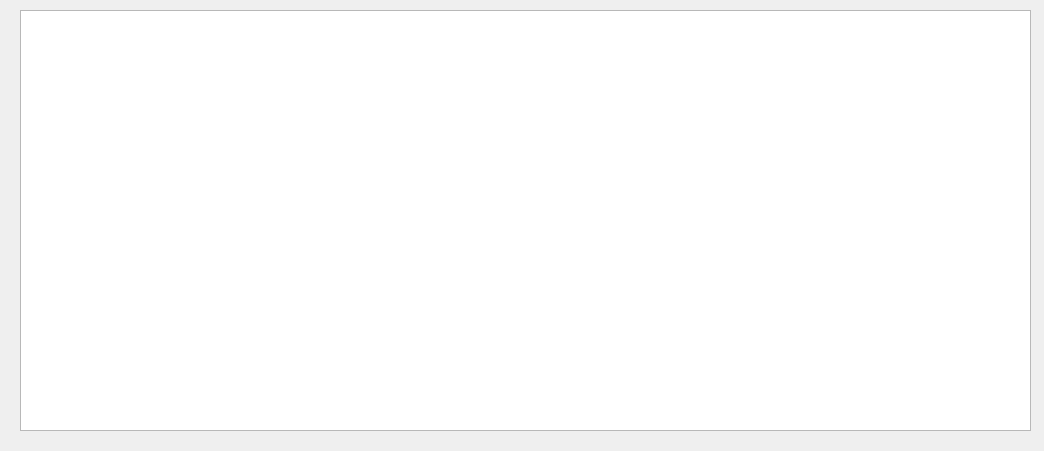
<?xml version="1.0" encoding="UTF-8"?>
<ui version="4.0">
 <class>Form</class>
 <widget class="QWidget" name="Form">
  <property name="geometry">
   <rect>
    <x>0</x>
    <y>0</y>
    <width>1044</width>
    <height>451</height>
   </rect>
  </property>
  <property name="windowTitle">
   <string>Form</string>
  </property>
  <widget class="QTableView" name="view">
   <property name="geometry">
    <rect>
     <x>20</x>
     <y>10</y>
     <width>1011</width>
     <height>421</height>
    </rect>
   </property>
  </widget>
 </widget>
 <resources/>
 <connections/>
</ui>
